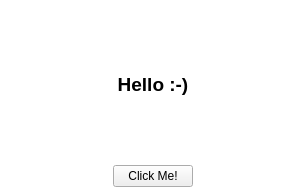
<?xml version="1.0" encoding="UTF-8"?>
<ui version="4.0">
 <class>MainWindow</class>
 <widget class="QMainWindow" name="MainWindow">
  <property name="geometry">
   <rect>
    <x>0</x>
    <y>0</y>
    <width>306</width>
    <height>196</height>
   </rect>
  </property>
  <property name="windowTitle">
   <string>Sample App</string>
  </property>
  <property name="styleSheet">
   <string notr="true">QMainWindow {
  background: white;
}</string>
  </property>
  <widget class="QWidget" name="centralwidget">
   <layout class="QVBoxLayout" name="verticalLayout">
    <item>
     <spacer name="verticalSpacer_2">
      <property name="orientation">
       <enum>Qt::Vertical</enum>
      </property>
      <property name="sizeHint" stdset="0">
       <size>
        <width>20</width>
        <height>40</height>
       </size>
      </property>
     </spacer>
    </item>
    <item>
     <widget class="QLabel" name="label">
      <property name="font">
       <font>
        <pointsize>14</pointsize>
        <weight>75</weight>
        <bold>true</bold>
       </font>
      </property>
      <property name="text">
       <string>Hello :-)</string>
      </property>
      <property name="alignment">
       <set>Qt::AlignCenter</set>
      </property>
     </widget>
    </item>
    <item>
     <spacer name="verticalSpacer">
      <property name="orientation">
       <enum>Qt::Vertical</enum>
      </property>
      <property name="sizeHint" stdset="0">
       <size>
        <width>20</width>
        <height>53</height>
       </size>
      </property>
     </spacer>
    </item>
    <item>
     <layout class="QHBoxLayout" name="horizontalLayout_2">
      <item>
       <spacer name="horizontalSpacer_4">
        <property name="orientation">
         <enum>Qt::Horizontal</enum>
        </property>
        <property name="sizeHint" stdset="0">
         <size>
          <width>40</width>
          <height>20</height>
         </size>
        </property>
       </spacer>
      </item>
      <item>
       <widget class="QPushButton" name="pushButton">
        <property name="text">
         <string>Click Me!</string>
        </property>
       </widget>
      </item>
      <item>
       <spacer name="horizontalSpacer_3">
        <property name="orientation">
         <enum>Qt::Horizontal</enum>
        </property>
        <property name="sizeHint" stdset="0">
         <size>
          <width>40</width>
          <height>20</height>
         </size>
        </property>
       </spacer>
      </item>
     </layout>
    </item>
   </layout>
  </widget>
 </widget>
 <resources/>
 <connections/>
</ui>
